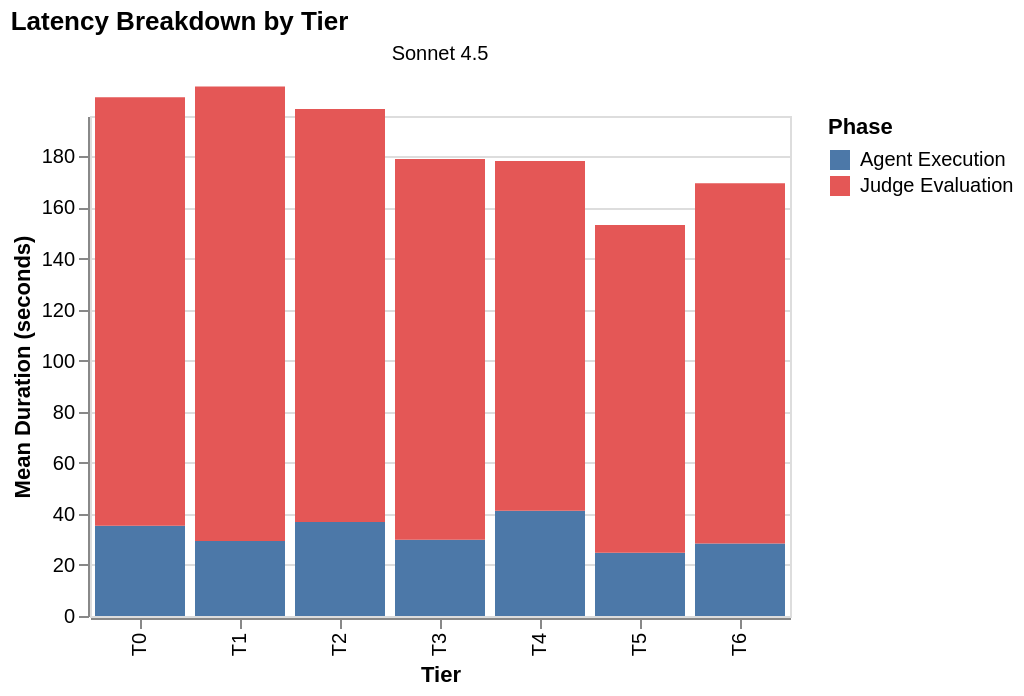

Source (Vega-Lite JSON):
### Vega-Lite specification from a JSON file in a GitHub repository (floating-point values rounded to 4 significant figures)
{"config": {"view": {"continuousWidth": 300, "continuousHeight": 300}}, "data": {"name": "data-1f846ac9acdcc5c3d51811c7097f5f7c"}, "facet": {"column": {"field": "agent_model", "title": null, "type": "nominal"}}, "spec": {"mark": {"type": "bar"}, "encoding": {"color": {"field": "phase_label", "scale": {"domain": ["Agent Execution", "Judge Evaluation"], "range": ["#4C78A8", "#E45756"]}, "title": "Phase", "type": "nominal"}, "order": {"field": "phase", "sort": "ascending", "type": "nominal"}, "tooltip": [{"field": "tier", "title": "Tier", "type": "ordinal"}, {"field": "phase_label", "title": "Phase", "type": "nominal"}, {"field": "duration", "format": ".2f", "title": "Duration (s)", "type": "quantitative"}], "x": {"field": "tier", "sort": ["T0", "T1", "T2", "T3", "T4", "T5", "T6"], "title": "Tier", "type": "ordinal"}, "y": {"field": "duration", "scale": {"domain": [0, 195.8]}, "title": "Mean Duration (seconds)", "type": "quantitative"}}, "height": 250, "width": 350}, "title": "Latency Breakdown by Tier", "$schema": "https://vega.github.io/schema/vega-lite/v6.1.0.json", "datasets": {"data-1f846ac9acdcc5c3d51811c7097f5f7c": [{"agent_model": "Sonnet 4.5", "tier": "T0", "phase": "agent_duration_seconds", "duration": 35.34, "phase_label": "Agent Execution"}, {"agent_model": "Sonnet 4.5", "tier": "T1", "phase": "agent_duration_seconds", "duration": 29.34, "phase_label": "Agent Execution"}, {"agent_model": "Sonnet 4.5", "tier": "T2", "phase": "agent_duration_seconds", "duration": 36.84, "phase_label": "Agent Execution"}, {"agent_model": "Sonnet 4.5", "tier": "T3", "phase": "agent_duration_seconds", "duration": 29.9, "phase_label": "Agent Execution"}, {"agent_model": "Sonnet 4.5", "tier": "T4", "phase": "agent_duration_seconds", "duration": 41.17, "phase_label": "Agent Execution"}, {"agent_model": "Sonnet 4.5", "tier": "T5", "phase": "agent_duration_seconds", "duration": 24.76, "phase_label": "Agent Execution"}, {"agent_model": "Sonnet 4.5", "tier": "T6", "phase": "agent_duration_seconds", "duration": 28.36, "phase_label": "Agent Execution"}, {"agent_model": "Sonnet 4.5", "tier": "T0", "phase": "judge_duration_seconds", "duration": 167.8, "phase_label": "Judge Evaluation"}, {"agent_model": "Sonnet 4.5", "tier": "T1", "phase": "judge_duration_seconds", "duration": 178.0, "phase_label": "Judge Evaluation"}, {"agent_model": "Sonnet 4.5", "tier": "T2", "phase": "judge_duration_seconds", "duration": 161.7, "phase_label": "Judge Evaluation"}, {"agent_model": "Sonnet 4.5", "tier": "T3", "phase": "judge_duration_seconds", "duration": 149.1, "phase_label": "Judge Evaluation"}, {"agent_model": "Sonnet 4.5", "tier": "T4", "phase": "judge_duration_seconds", "duration": 137.0, "phase_label": "Judge Evaluation"}, {"agent_model": "Sonnet 4.5", "tier": "T5", "phase": "judge_duration_seconds", "duration": 128.4, "phase_label": "Judge Evaluation"}, {"agent_model": "Sonnet 4.5", "tier": "T6", "phase": "judge_duration_seconds", "duration": 141.1, "phase_label": "Judge Evaluation"}]}}
